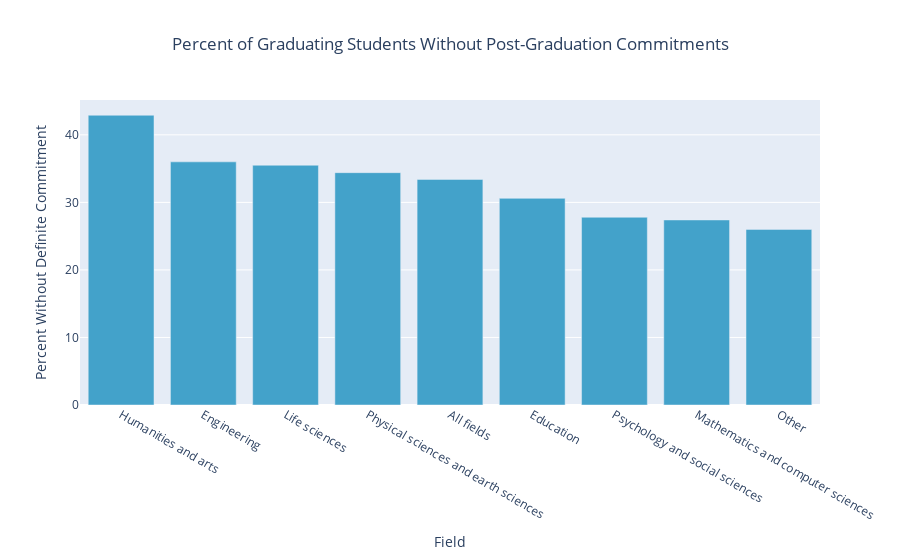

The cell this chart's notebook holds for it:
### Code cell
import plotly.graph_objects as go
# Sort data
sort = table.sort_values(by = 'Percent Without Definite Commitment ', ascending = False)
grad_bar = px.bar(sort, 'Field', 'Percent Without Definite Commitment ', title = 'Percent of Graduating Students Without Post-Graduation Commitments')
grad_bar.update_layout(title_x = .5)
grad_bar.update_traces(marker_color=colors[4])
grad_bar.show()

### Figure 1 — Plotly figure (JSON) as saved in the notebook; plotly's stock layout.template omitted (floating-point values rounded to 4 significant figures)
{"data": [{"alignmentgroup": "True", "hovertemplate": "Field=%{x}<br>Percent Without Definite Commitment =%{y}<extra></extra>", "legendgroup": "", "marker": {"color": "rgba(67,162,202, 1)"}, "name": "", "offsetgroup": "", "orientation": "v", "showlegend": false, "textposition": "auto", "type": "bar", "x": ["Humanities and arts", "Engineering", "Life sciences", "Physical sciences and earth sciences", "All fields", "Education", "Psychology and social sciences", "Mathematics and computer sciences", "Other"], "xaxis": "x", "y": [42.9, 36, 35.5, 34.4, 33.4, 30.6, 27.8, 27.4, 26], "yaxis": "y"}], "layout": {"autosize": true, "barmode": "relative", "legend": {"tracegroupgap": 0}, "title": {"text": "Percent of Graduating Students Without Post-Graduation Commitments", "x": 0.5}, "xaxis": {"anchor": "y", "autorange": true, "domain": [0, 1], "range": [-0.5, 8.5], "title": {"text": "Field"}, "type": "category"}, "yaxis": {"anchor": "x", "autorange": true, "domain": [0, 1], "range": [0, 45.16], "title": {"text": "Percent Without Definite Commitment "}, "type": "linear"}}}
